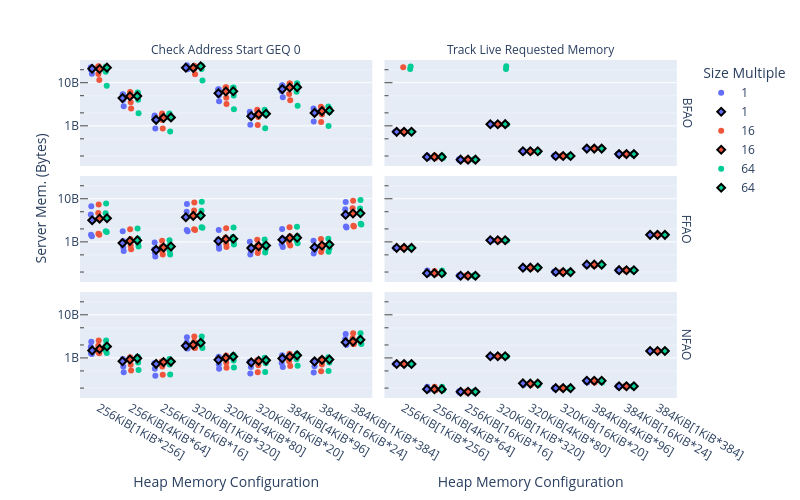
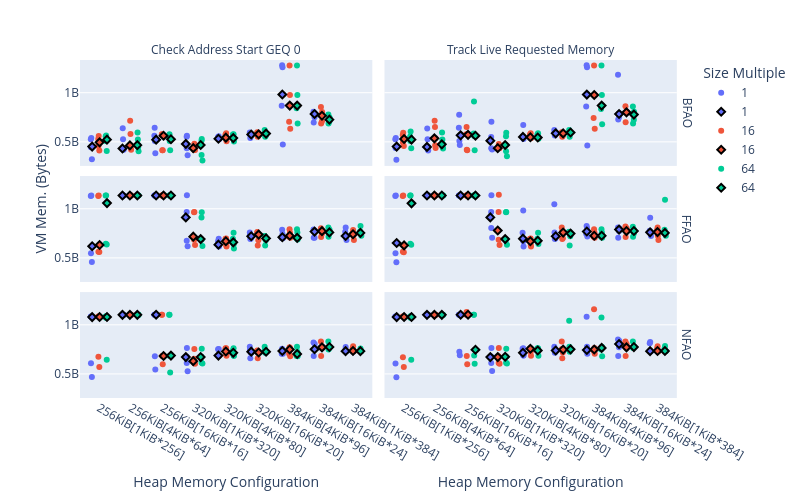
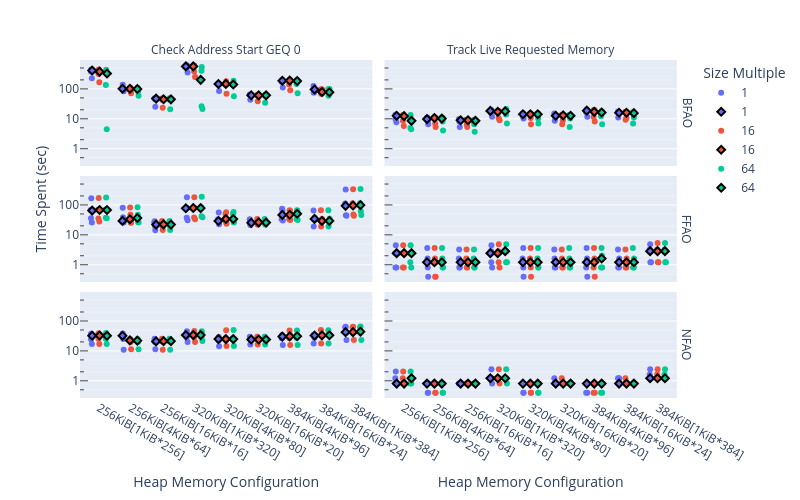

Write notebook code for charts like these, in order.
### Code cell
import plotly.express as px

def make_heap_page_str(df: pd.DataFrame):
      page_mem = (df[HeaderEntries.PAGE_SIZE.value]/1024).astype(int).astype(str) + "KiB"
      total_mem = (df[HeaderEntries.PAGE_SIZE.value]*df[HeaderEntries.AMT_PAGES.value]/1024).astype(int).astype(str) + "KiB"
      return total_mem + "[" + page_mem + "*" + df[HeaderEntries.AMT_PAGES.value].astype(int).astype(str) + "]"

# Saving image to pdf. This was remarkably difficult on linux, so might be platform dependent.
def save_fig_to_pdf(fig, path):

    import plotly.graph_objects as go
    
    import kaleido
    fig.write_image(path, scale=1, width=fig.layout.width, height=fig.layout.height)

df_memtrack = df_mem.copy()
df_memtrack[HeaderEntries.SIZE_MULTIPLE.value] = df_memtrack[HeaderEntries.SIZE_MULTIPLE.value].astype(str)
df_memtrack['HEAP_PAGES'] = df_memtrack[HeaderEntries.PAGE_SIZE.value]* df_memtrack[HeaderEntries.AMT_PAGES.value]
df_memtrack['HEAP_PAGES_STR'] = make_heap_page_str(df_memtrack)

INCLUDED_QUERIES = [
      Queries.LIVE_REQ_MEM.value,
      Queries.ADDRESS_START_GEQ.value
]

# Dictionary for renaming values in the plots.
PLOT_RENAMES = {
    AllocatorTypes.FFAO.value:"FFAO",
    AllocatorTypes.NFAO.value:"NFAO",
    AllocatorTypes.BFAO.value:"BFAO",
    HeaderEntries.SIZE_MULTIPLE.value:"Size Multiple",
    "HEAP_PAGES_STR": "Heap Memory Configuration",
    Aggregates.MAX_SERVER_MEM.value:"Server Mem. (Bytes)",
    Aggregates.MAX_VM_MEM.value:"VM Mem. (Bytes)",
    Queries.LIVE_REQ_MEM.value:"Track Live Requested Memory",
    Queries.ADDRESS_START_GEQ.value:"Check Address Start GEQ 0",
    Aggregates.TIME_SPENT.value:"Time Spent (sec)"
}    

for tg in [m.value for m in TraceGroups]:
    t = TG_DICT[tg]
    df_int = df_memtrack[(df_memtrack[HeaderEntries.TRACE_GROUP.value] == tg) 
                    & (df_memtrack[HeaderEntries.TRACE.value] == t)
                    & (df_mem[HeaderEntries.QUERY.value].isin(INCLUDED_QUERIES))
                ]
    df_sorted = df_int.sort_values(by=['HEAP_PAGES', HeaderEntries.PAGE_SIZE.value], ascending=[True, True])


    fig = px.strip(df_sorted, x='HEAP_PAGES_STR', 
                        y=Aggregates.MAX_SERVER_MEM.value, 
                        facet_row=HeaderEntries.ALLOCATOR.value, 
                        facet_col=HeaderEntries.QUERY.value, 
                        color=HeaderEntries.SIZE_MULTIPLE.value,
                        log_y=True,
                        title="",
                        labels=PLOT_RENAMES
                        )
    
    fig.update_layout(height=500, width=800)
    fig.update_yaxes(
        type="log",
        dtick=1,
        ticks="inside",
        ticklen=8,
        minor=dict(
            dtick="D2",
            ticks="inside",
            ticklen=4,
            showgrid=True
        )
    )

    # Add titles
    fig.for_each_yaxis(lambda y: y.update(title = ''))
    fig.add_annotation(x=-0.05,y=0.5,
        text=Aggregates.MAX_SERVER_MEM.value, textangle=-90,
        xref="paper", yref="paper", font=dict(size=14))
    
    # Cleanup titles
    fig.for_each_annotation(lambda a: a.update(text=a.text.split("=")[-1]))
    fig.for_each_annotation(lambda a: a.update(text=PLOT_RENAMES.get(a.text)))


    figMaxVM = px.strip(df_sorted, x='HEAP_PAGES_STR', 
            y=Aggregates.MAX_VM_MEM.value, 
            facet_row=HeaderEntries.ALLOCATOR.value, 
            facet_col=HeaderEntries.QUERY.value, 
            color=HeaderEntries.SIZE_MULTIPLE.value,
            labels=PLOT_RENAMES
            )
    figMaxVM.update_layout(height=500, width=1000)
    figMaxVM.for_each_yaxis(lambda y: y.update(title = ''))
    figMaxVM.add_annotation(x=-0.05,y=0.5,
        text=Aggregates.MAX_VM_MEM.value, textangle=-90,
        xref="paper", yref="paper", font=dict(size=14))
    figMaxVM.for_each_annotation(lambda a: a.update(text=a.text.split("=")[-1]))
    figMaxVM.for_each_annotation(lambda a: a.update(text=PLOT_RENAMES.get(a.text)))

    if update_images:
        save_fig_to_pdf(fig, f"{images_folder}/server_mem_usage/server_mem_usage_{tg}_{t}.pdf")
        save_fig_to_pdf(fig, f"{images_folder}/vm_mem_usage/vm_mem_usage{tg}_{t}.pdf")


for tg in [m.value for m in TraceGroups]:
    t = TG_DICT[tg]
    df_int = df_memtrack[(df_memtrack[HeaderEntries.TRACE_GROUP.value] == tg) 
            & (df_memtrack[HeaderEntries.TRACE.value] == t)
            & (df_mem[HeaderEntries.QUERY.value].isin(INCLUDED_QUERIES))
                ]
    df_sorted = df_int.sort_values(by=['HEAP_PAGES', HeaderEntries.PAGE_SIZE.value], ascending=[True, True])

    fig = px.strip(df_sorted, x='HEAP_PAGES_STR', 
        y=Aggregates.TIME_SPENT.value, 
        facet_row=HeaderEntries.ALLOCATOR.value, 
        facet_col=HeaderEntries.QUERY.value, 
        color=HeaderEntries.SIZE_MULTIPLE.value,
        log_y=True,
        labels=PLOT_RENAMES
    )

    fig.update_yaxes(
        type="log",
        dtick=1,           
        ticks="inside",    
        ticklen=8,
        
        minor=dict(
            dtick="D2", 
            ticks="inside",
            ticklen=4,
            showgrid=True  
        )
    )
    fig.update_layout(height=500, width=800)

    # Add Y-title
    fig.for_each_yaxis(lambda y: y.update(title = ''))
    fig.add_annotation(x=-0.05,y=0.5,
        text=Aggregates.TIME_SPENT.value, textangle=-90,
        xref="paper", yref="paper", font=dict(size=14))
    
    # Cleanup the row/col/other titles, and rename them.
    fig.for_each_annotation(lambda a: a.update(text=a.text.split("=")[-1]))
    fig.for_each_annotation(lambda a: a.update(text=PLOT_RENAMES.get(a.text)))

    if update_images:
        save_fig_to_pdf(fig, f"{images_folder}/time_spent/time_spent_{tg}_{t}.pdf")




# Prevent filtering of traces which we don't care about.
ACCEPTABLE_TRACES = [
    TraceGroups.CFRAC.value,
    TraceGroups.STACK.value,
    TraceGroups.SIM.value,
    TraceGroups.RANDOMIZED.value,
    TraceGroups.LARSON.value,
]


df_int = df_memtrack[
                (df_mem[HeaderEntries.QUERY.value].isin(INCLUDED_QUERIES))
            ]

df_sorted = df_int.sort_values(by=['HEAP_PAGES', HeaderEntries.PAGE_SIZE.value], ascending=[True, True])

# Generate a graph of a memtrack column, with an overlapping median graph.
def generate_median_overlap_graph(entry, log: bool):
    df_int = df_memtrack[
                    (df_memtrack[HeaderEntries.TRACE_GROUP.value].isin(ACCEPTABLE_TRACES)) 
                    & (df_mem[HeaderEntries.QUERY.value].isin(INCLUDED_QUERIES))
                ]
    df_sorted = df_int.sort_values(by=['HEAP_PAGES', HeaderEntries.PAGE_SIZE.value], ascending=[True, True])

    # Create strip plot for a given value. We use strip to show the differences between each trace. 
    # We don't have alot of traces, so it doesn't take much space for the additional information.
    fig = px.strip(
        df_sorted, x='HEAP_PAGES_STR', 
        y=entry, 
        facet_row=HeaderEntries.ALLOCATOR.value, 
        facet_col=HeaderEntries.QUERY.value, 
        color=HeaderEntries.SIZE_MULTIPLE.value,
        log_y=log,
        title="",
        labels=PLOT_RENAMES)
    fig.update_layout(height=500, width=800)

    # Apply log scaling
    if log:
        fig.update_yaxes(
            type="log",
            dtick=1,
            ticks="inside",
            ticklen=8,
            
            minor=dict(
                dtick="D2",
                ticks="inside",
                ticklen=4,
                showgrid=True
            )
        )

    # Add the Y-axis title
    fig.for_each_yaxis(lambda y: y.update(title = ''))
    fig.add_annotation(x=-0.05,y=0.5,
        text=entry, textangle=-90,
        xref="paper", yref="paper", font=dict(size=14))
    
    # Clean-up the row/col/other titles, and rename them.
    fig.for_each_annotation(lambda a: a.update(text=a.text.split("=")[-1]))
    fig.for_each_annotation(lambda a: a.update(text=PLOT_RENAMES.get(a.text)))

    # Calculate the median for the trend markers
    df_mean = df_sorted.groupby(['HEAP_PAGES_STR', HeaderEntries.SIZE_MULTIPLE.value, HeaderEntries.ALLOCATOR.value, HeaderEntries.QUERY.value])[entry].median().reset_index()

    # Overlay the bold cluster centers
    figCluster = px.strip(
        df_mean, x='HEAP_PAGES_STR', 
        y=entry, 
        facet_row=HeaderEntries.ALLOCATOR.value, 
        facet_col=HeaderEntries.QUERY.value, 
        color=HeaderEntries.SIZE_MULTIPLE.value,
        log_y=log,
        title="",
        labels=PLOT_RENAMES)
    
    figCluster.update_layout(height=500, width=800)
    figCluster.update_traces(jitter=0.5) # Apply jitter to separate values.

    # Apply log scaling.
    if log:
        figCluster.update_yaxes(
            
            type="log",
            dtick=1,
            ticks="inside",
            ticklen=8,
            
            minor=dict(
                dtick="D2",
                ticks="inside",
                ticklen=4,
                showgrid=True
            )
        )

    # Add Y-title
    figCluster.for_each_yaxis(lambda y: y.update(title = ''))
    figCluster.add_annotation(x=-0.05,y=0.5,
        text=Aggregates.MAX_SERVER_MEM.value, textangle=-90,
        xref="paper", yref="paper", font=dict(size=14))

    # Cleanup the titles and rename    
    figCluster.for_each_annotation(lambda a: a.update(text=a.text.split("=")[-1]))
    figCluster.for_each_annotation(lambda a: a.update(text=PLOT_RENAMES.get(a.text)))

    # Add diamond symbol for median
    figCluster.update_traces(marker=dict(symbol="diamond", line=dict(width=2, color="black")))

    for trace in figCluster.data:
        fig.add_trace(trace)
    return fig

# Generate the median overlap graphs for server memory, VM memory, and time spent.
fig = generate_median_overlap_graph(Aggregates.MAX_SERVER_MEM.value, True)
fig.show()
if update_images:
    save_fig_to_pdf(fig, f"{images_folder}/server_mem_usage/server_mem_usage_merged.pdf")

fig = generate_median_overlap_graph(Aggregates.MAX_VM_MEM.value, False)
fig.show()
if update_images:
    save_fig_to_pdf(fig, f"{images_folder}/vm_mem_usage/vm_mem_usage_merged.pdf")

fig = generate_median_overlap_graph(Aggregates.TIME_SPENT.value, True)
fig.show()
if update_images:
    save_fig_to_pdf(fig, f"{images_folder}/time_spent/time_spent_merged.pdf")
